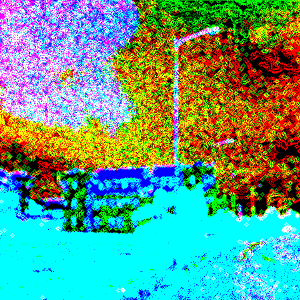
#> input picture Files/300x300/tranformed_con1.png, 300 x 300 px
$ python top.py 300x300/tranformed_con1.png   (Python 2 division)
#> lines starting #> are read from the running program, lines starting #| are printed output that depends on the picture
import cv2
import sys
import math
import numpy as np
from collections import defaultdict

class ImageSegmentation():
	def __init__(self, path=None):
#> called with path = '300x300/tranformed_con1.png'
		if path:
			self.input_image = cv2.imread(path)
#> self.input_image is the input picture: shape (300, 300, 3); mean B, G, R 134.7, 157.3, 95
			self.input_image = cv2.cvtColor(self.input_image, cv2.COLOR_BGR2GRAY)
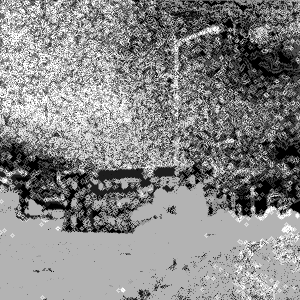
#> self.input_image: shape (300, 300); min 0, max 255, mean 136.1
			self.input_image = cv2.resize(self.input_image, (150, 150), interpolation = cv2.INTER_CUBIC)
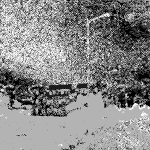
#> self.input_image: shape (150, 150); min 0, max 255, mean 136.1
			# self.input_image = cv2.equalizeHist(self.input_image)
			# self.input_image = cv2.cvtColor(self.input_image, cv2.COLOR_BGR2LAB)
			cv2.imshow("masked_2", self.input_image)
			cv2.waitKey(0)

	# [103 lines left out: functions set_input_image, segmentation, not called in this run]
		# cv2.imwrite('transformed_A.png', np.asarray(te[:,:,1]))
		# cv2.imwrite('transformed_B.png', np.asarray(te[:,:,2]))

		# cv2.imwrite('tranformed_con.png', te)


testing = ImageSegmentation(sys.argv[1])
# testing.segmentation()
